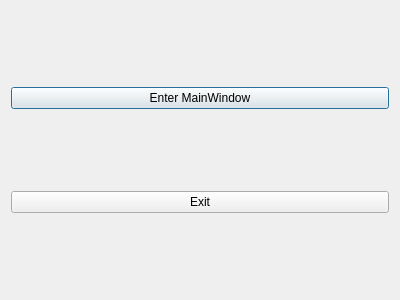
<?xml version="1.0" encoding="UTF-8"?>
<ui version="4.0">
 <class>MyDialog</class>
 <widget class="QDialog" name="MyDialog">
  <property name="geometry">
   <rect>
    <x>0</x>
    <y>0</y>
    <width>400</width>
    <height>300</height>
   </rect>
  </property>
  <property name="windowTitle">
   <string>Dialog</string>
  </property>
  <layout class="QVBoxLayout" name="verticalLayout">
   <item>
    <widget class="QPushButton" name="pushButton">
     <property name="text">
      <string>Enter MainWindow</string>
     </property>
    </widget>
   </item>
   <item>
    <widget class="QPushButton" name="pushButton_2">
     <property name="text">
      <string>Exit</string>
     </property>
    </widget>
   </item>
  </layout>
 </widget>
 <resources/>
 <connections>
  <connection>
   <sender>pushButton_2</sender>
   <signal>clicked()</signal>
   <receiver>MyDialog</receiver>
   <slot>close()</slot>
   <hints>
    <hint type="sourcelabel">
     <x>238</x>
     <y>198</y>
    </hint>
    <hint type="destinationlabel">
     <x>136</x>
     <y>151</y>
    </hint>
   </hints>
  </connection>
 </connections>
</ui>
